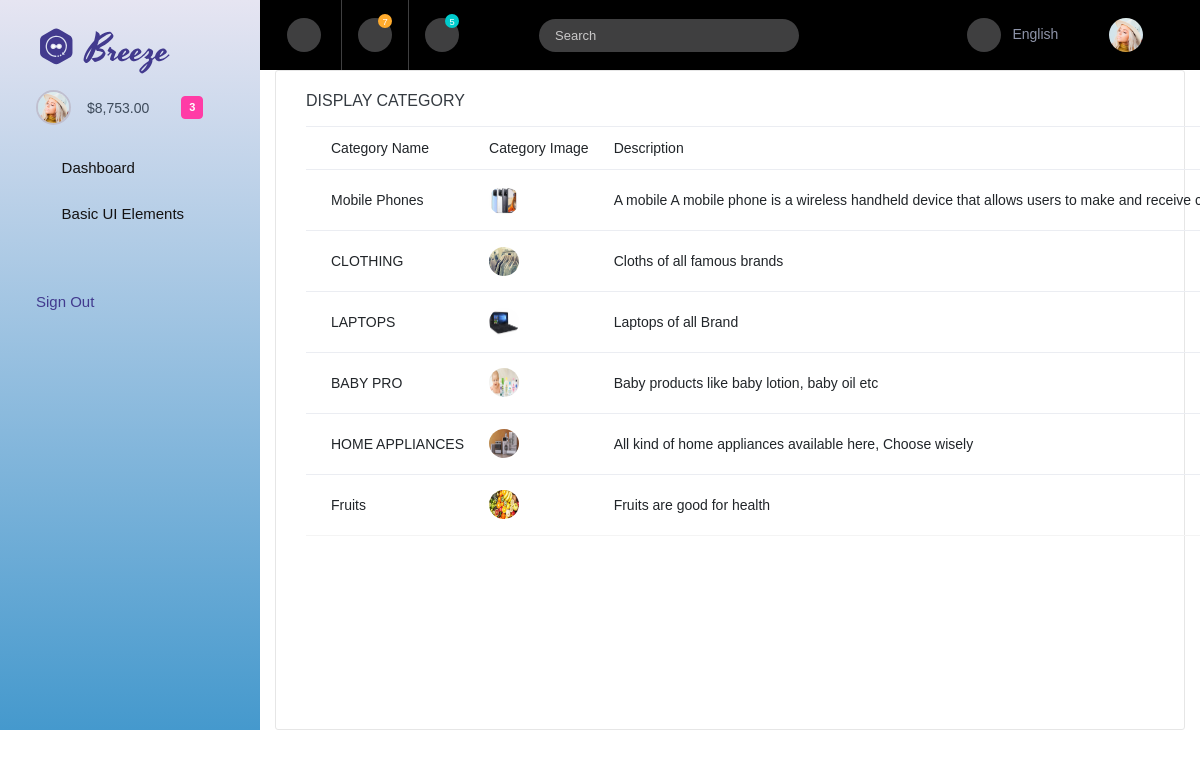
/superapp/display_category/, run on the app's committed database.
### superapp/models.py (models this page shows)
class categorydb (models.Model):
    Category_Name=models.CharField(max_length=100,null=True,blank=True)
    Category_Image=models.ImageField(upload_to="cat_img",null=True,blank=True)
    Description=models.CharField(max_length=100,null=True,blank=True)

### superapp/views.py (the view)
# urls.py: path('display_category/',views.display_category,name="display_category"),
def display_category(req):
    data=categorydb.objects.all()
    return render(req,"Displaycategory.html",{'data':data})

### superapp/templates/Displaycategory.html (shortened to what this page needs)
<!DOCTYPE html>
{% extends 'Indexpage.html' %}
{% block content %}
<html lang="en">
<head></head>
   <div class="col-lg-12 grid-margin stretch-card">
                <div class="card">
                  <div class="card-body">
                    <h4 class="card-title">DISPLAY CATEGORY</h4>
                    <div class="table-responsive">
                      <table class="table table-hover">
                        <thead>
                          <tr>
                            <th>Category Name</th>
                            <th>Category Image</th>
                            <th>Description</th>
                          </tr>
                        </thead>
                        <tbody>
                        {% for d in data %}
                          <tr class="table">
                            <td>{{d.Category_Name}}</td>
                            <td>
                                <img src="{{d.Category_Image.url}}">
                            </td>
                            <td>{{d.Description}}</td>
                          </tr>
                        {% endfor %}
                        </tbody>
                      </table>
                    </div>
                  </div>
                </div>
              </div>
  </body>
</html>
{% endblock %}

### data on the page
categorydb: Category_Name "Mobile Phones", Category_Image (picture), Description "A mobile A mobile phone is a wireless handheld device that allows users to make and receive…"
categorydb: Category_Name "CLOTHING", Category_Image (picture), Description "Cloths of all famous brands"
categorydb: Category_Name "LAPTOPS", Category_Image (picture), Description "Laptops of all Brand"
categorydb: Category_Name "BABY PRO", Category_Image (picture), Description "Baby products like baby lotion, baby oil etc"
categorydb: Category_Name "HOME APPLIANCES", Category_Image (picture), Description "All kind of home appliances available here, Choose wisely"
categorydb: Category_Name "Fruits", Category_Image (picture), Description "Fruits are good for health"
